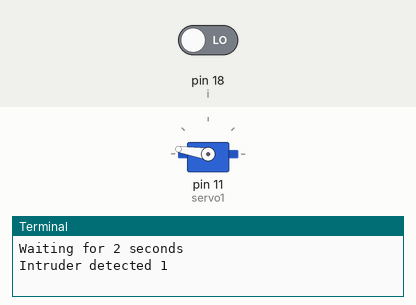
This program was run on a simulated Raspberry Pi (header pin numbers). Parts: servo, the last lines printed to the terminal. Inputs (shaded band) come from the test bench; at power-on: pin 18 (i) LOW. Servo angles are drawn from the pulse width (0.5 ms = 0°, 2.5 ms = 180°).

Above: at 3.2 s.
3.3 s: pin 18 (i) driven HIGH
At 6.4 s:
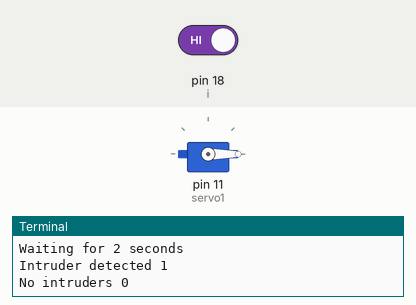
7.1 s: pin 18 (i) driven LOW
At 8.7 s:
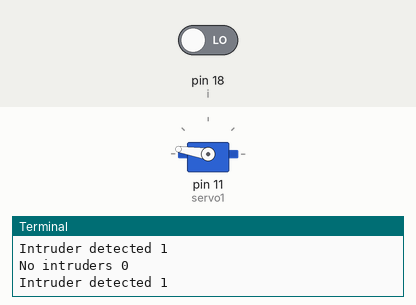
Timing chart, 0 to 10.2 s (numbered marks = the images above; inputs shaded):
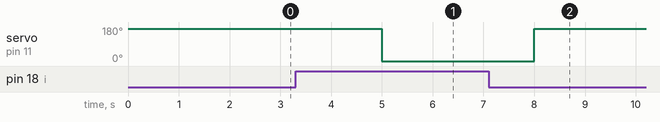

Measured:
- after the input at 3.3 s, servo on pin 11 (servo1): 171° → 0° after 1.7 s
- after the input at 7.1 s, servo on pin 11 (servo1): 0° → 171° after 0.90 s

The program:

IR_+_Servo.py
```python
import RPi.GPIO as GPIO
import time

GPIO.setwarnings(False)
GPIO.setmode(GPIO.BOARD)
GPIO.setup(18, GPIO.IN)         #Read output from IR sensor pin 18

# Set pin 11 as an output, and set servo1 as pin 11 as PWM
GPIO.setup(11,GPIO.OUT)
servo1 = GPIO.PWM(11,50) # Note 11 is pin, 50 = 50Hz pulse

#start PWM running, but with value of 0 (pulse off)
servo1.start(0)
print ("Waiting for 2 seconds")
time.sleep(2)

while True:
    i=GPIO.input(18)
    if i==1:                 #When output from IR sensor is LOW
        intruders = 0
        print ("No intruders",intruders)
        #GPIO.output(3, 0)  #Turn OFF LED
        servo1.ChangeDutyCycle(2)
        time.sleep(1.5)
        servo1.ChangeDutyCycle(0)
        time.sleep(1.5)
    elif i==0:               #When output from IR sensor is HIGH
        intruders = 1
        print ("Intruder detected",intruders)
        #GPIO.output(3, 1)  #Turn ON LED
        servo1.ChangeDutyCycle(12)
        time.sleep(1.5)
        servo1.ChangeDutyCycle(0)
        time.sleep(1.5)
```
